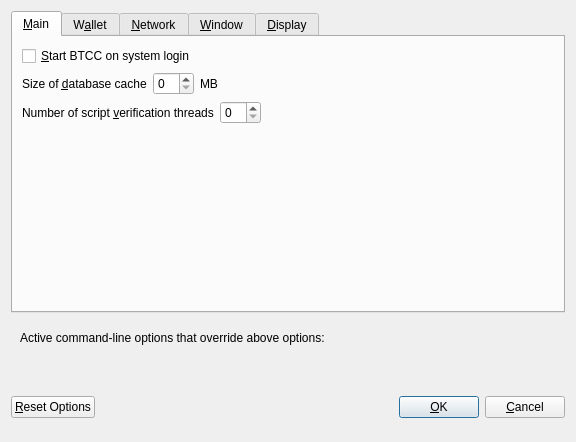
<?xml version="1.0" encoding="UTF-8"?>
<ui version="4.0">
 <class>OptionsDialog</class>
 <widget class="QDialog" name="OptionsDialog">
  <property name="geometry">
   <rect>
    <x>0</x>
    <y>0</y>
    <width>576</width>
    <height>442</height>
   </rect>
  </property>
  <property name="windowTitle">
   <string>Options</string>
  </property>
  <property name="modal">
   <bool>true</bool>
  </property>
  <layout class="QVBoxLayout" name="verticalLayout">
   <item>
    <widget class="QTabWidget" name="tabWidget">
     <property name="currentIndex">
      <number>0</number>
     </property>
     <widget class="QWidget" name="tabMain">
      <attribute name="title">
       <string>&amp;Main</string>
      </attribute>
      <layout class="QVBoxLayout" name="verticalLayout_Main">
       <item>
        <widget class="QCheckBox" name="bitcoinAtStartup">
         <property name="toolTip">
          <string>Automatically start BTCC after logging in to the system.</string>
         </property>
         <property name="text">
          <string>&amp;Start BTCC on system login</string>
         </property>
        </widget>
       </item>
       <item>
        <layout class="QHBoxLayout" name="horizontalLayout_2_Main">
         <item>
          <widget class="QLabel" name="databaseCacheLabel">
           <property name="text">
            <string>Size of &amp;database cache</string>
           </property>
           <property name="textFormat">
            <enum>Qt::PlainText</enum>
           </property>
           <property name="buddy">
            <cstring>databaseCache</cstring>
           </property>
          </widget>
         </item>
         <item>
          <widget class="QSpinBox" name="databaseCache"/>
         </item>
         <item>
          <widget class="QLabel" name="databaseCacheUnitLabel">
           <property name="text">
            <string>MB</string>
           </property>
           <property name="textFormat">
            <enum>Qt::PlainText</enum>
           </property>
          </widget>
         </item>
         <item>
          <spacer name="horizontalSpacer_2_Main">
           <property name="orientation">
            <enum>Qt::Horizontal</enum>
           </property>
           <property name="sizeHint" stdset="0">
            <size>
             <width>40</width>
             <height>20</height>
            </size>
           </property>
          </spacer>
         </item>
        </layout>
       </item>
       <item>
        <layout class="QHBoxLayout" name="horizontalLayout_3_Main">
         <item>
          <widget class="QLabel" name="threadsScriptVerifLabel">
           <property name="text">
            <string>Number of script &amp;verification threads</string>
           </property>
           <property name="textFormat">
            <enum>Qt::PlainText</enum>
           </property>
           <property name="buddy">
            <cstring>threadsScriptVerif</cstring>
           </property>
          </widget>
         </item>
         <item>
          <widget class="QSpinBox" name="threadsScriptVerif">
           <property name="toolTip">
            <string>(0 = auto, &lt;0 = leave that many cores free)</string>
           </property>
          </widget>
         </item>
         <item>
          <spacer name="horizontalSpacer_3_Main">
           <property name="orientation">
            <enum>Qt::Horizontal</enum>
           </property>
           <property name="sizeHint" stdset="0">
            <size>
             <width>40</width>
             <height>20</height>
            </size>
           </property>
          </spacer>
         </item>
        </layout>
       </item>
       <item>
        <spacer name="verticalSpacer_2">
         <property name="orientation">
          <enum>Qt::Vertical</enum>
         </property>
         <property name="sizeHint" stdset="0">
          <size>
           <width>20</width>
           <height>40</height>
          </size>
         </property>
        </spacer>
       </item>
      </layout>
     </widget>
     <widget class="QWidget" name="tabWallet">
      <attribute name="title">
       <string>W&amp;allet</string>
      </attribute>
      <layout class="QVBoxLayout" name="verticalLayout_Wallet">
       <item>
        <layout class="QHBoxLayout" name="horizontalLayout_2_Wallet">
         <item>
          <widget class="QLabel" name="labelStakeSplitThresholdText">
           <property name="text">
            <string>Stake split threshold:</string>
           </property>
          </widget>
         </item>
         <item>
          <widget class="QSpinBox" name="spinBoxStakeSplitThreshold">
           <property name="minimum">
            <number>1</number>
           </property>
           <property name="maximum">
            <number>999999</number>
           </property>
          </widget>
         </item>
        </layout>
       </item>
       <item>
        <widget class="QGroupBox" name="groupBox">
         <property name="title">
          <string>Expert</string>
         </property>
         <layout class="QVBoxLayout" name="verticalLayout_2">
          <item>
           <widget class="QCheckBox" name="coinControlFeatures">
            <property name="toolTip">
             <string>Whether to show coin control features or not.</string>
            </property>
            <property name="text">
             <string>Enable coin &amp;control features</string>
            </property>
           </widget>
          </item>
          <item>
           <widget class="QCheckBox" name="showMasternodesTab">
            <property name="toolTip">
             <string>Show additional tab listing all your masternodes in first sub-tab&lt;br/&gt;and all masternodes on the network in second sub-tab.</string>
            </property>
            <property name="text">
             <string>Show Masternodes Tab</string>
            </property>
           </widget>
          </item>
          <item>
           <widget class="QCheckBox" name="spendZeroConfChange">
            <property name="toolTip">
             <string>If you disable the spending of unconfirmed change, the change from a transaction&lt;br/&gt;cannot be used until that transaction has at least one confirmation.&lt;br/&gt;This also affects how your balance is computed.</string>
            </property>
            <property name="text">
             <string>&amp;Spend unconfirmed change</string>
            </property>
           </widget>
          </item>
         </layout>
        </widget>
       </item>
       <item>
        <spacer name="verticalSpacer_Wallet">
         <property name="orientation">
          <enum>Qt::Vertical</enum>
         </property>
         <property name="sizeHint" stdset="0">
          <size>
           <width>20</width>
           <height>40</height>
          </size>
         </property>
        </spacer>
       </item>
      </layout>
     </widget>
     <widget class="QWidget" name="tabNetwork">
      <attribute name="title">
       <string>&amp;Network</string>
      </attribute>
      <layout class="QVBoxLayout" name="verticalLayout_Network">
       <item>
        <widget class="QCheckBox" name="mapPortUpnp">
         <property name="toolTip">
          <string>Automatically open the BTCC client port on the router. This only works when your router supports UPnP and it is enabled.</string>
         </property>
         <property name="text">
          <string>Map port using &amp;UPnP</string>
         </property>
        </widget>
       </item>
       <item>
        <widget class="QCheckBox" name="allowIncoming">
         <property name="toolTip">
          <string>Accept connections from outside</string>
         </property>
         <property name="text">
          <string>Allow incoming connections</string>
         </property>
        </widget>
       </item>
       <item>
        <widget class="QCheckBox" name="connectSocks">
         <property name="toolTip">
          <string>Connect to the BTCC network through a SOCKS5 proxy.</string>
         </property>
         <property name="text">
          <string>&amp;Connect through SOCKS5 proxy (default proxy):</string>
         </property>
        </widget>
       </item>
       <item>
        <layout class="QHBoxLayout" name="horizontalLayout_1_Network">
         <item>
          <widget class="QLabel" name="proxyIpLabel">
           <property name="text">
            <string>Proxy &amp;IP:</string>
           </property>
           <property name="textFormat">
            <enum>Qt::PlainText</enum>
           </property>
           <property name="buddy">
            <cstring>proxyIp</cstring>
           </property>
          </widget>
         </item>
         <item>
          <widget class="QValidatedLineEdit" name="proxyIp">
           <property name="minimumSize">
            <size>
             <width>140</width>
             <height>0</height>
            </size>
           </property>
           <property name="maximumSize">
            <size>
             <width>140</width>
             <height>16777215</height>
            </size>
           </property>
           <property name="toolTip">
            <string>IP address of the proxy (e.g. IPv4: 127.0.0.1 / IPv6: ::1)</string>
           </property>
          </widget>
         </item>
         <item>
          <widget class="QLabel" name="proxyPortLabel">
           <property name="text">
            <string>&amp;Port:</string>
           </property>
           <property name="textFormat">
            <enum>Qt::PlainText</enum>
           </property>
           <property name="buddy">
            <cstring>proxyPort</cstring>
           </property>
          </widget>
         </item>
         <item>
          <widget class="QLineEdit" name="proxyPort">
           <property name="minimumSize">
            <size>
             <width>55</width>
             <height>0</height>
            </size>
           </property>
           <property name="maximumSize">
            <size>
             <width>55</width>
             <height>16777215</height>
            </size>
           </property>
           <property name="toolTip">
            <string>Port of the proxy (e.g. 9050)</string>
           </property>
          </widget>
         </item>
         <item>
          <spacer name="horizontalSpacer_1_Network">
           <property name="orientation">
            <enum>Qt::Horizontal</enum>
           </property>
           <property name="sizeHint" stdset="0">
            <size>
             <width>40</width>
             <height>20</height>
            </size>
           </property>
          </spacer>
         </item>
        </layout>
       </item>
       <item>
        <spacer name="verticalSpacer_Network">
         <property name="orientation">
          <enum>Qt::Vertical</enum>
         </property>
         <property name="sizeHint" stdset="0">
          <size>
           <width>20</width>
           <height>40</height>
          </size>
         </property>
        </spacer>
       </item>
      </layout>
     </widget>
     <widget class="QWidget" name="tabWindow">
      <attribute name="title">
       <string>&amp;Window</string>
      </attribute>
      <layout class="QVBoxLayout" name="verticalLayout_Window">
       <item>
        <widget class="QCheckBox" name="minimizeToTray">
         <property name="toolTip">
          <string>Show only a tray icon after minimizing the window.</string>
         </property>
         <property name="text">
          <string>&amp;Minimize to the tray instead of the taskbar</string>
         </property>
        </widget>
       </item>
       <item>
        <widget class="QCheckBox" name="minimizeOnClose">
         <property name="toolTip">
          <string>Minimize instead of exit the application when the window is closed. When this option is enabled, the application will be closed only after selecting Quit in the menu.</string>
         </property>
         <property name="text">
          <string>M&amp;inimize on close</string>
         </property>
        </widget>
       </item>
       <item>
        <spacer name="verticalSpacer_Window">
         <property name="orientation">
          <enum>Qt::Vertical</enum>
         </property>
         <property name="sizeHint" stdset="0">
          <size>
           <width>20</width>
           <height>40</height>
          </size>
         </property>
        </spacer>
       </item>
      </layout>
     </widget>
     <widget class="QWidget" name="tabDisplay">
      <attribute name="title">
       <string>&amp;Display</string>
      </attribute>
      <layout class="QVBoxLayout" name="verticalLayout_Display">
       <item>
        <layout class="QHBoxLayout" name="horizontalLayout_1_Display">
         <item>
          <widget class="QLabel" name="langLabel">
           <property name="text">
            <string>User Interface &amp;language:</string>
           </property>
           <property name="textFormat">
            <enum>Qt::PlainText</enum>
           </property>
           <property name="buddy">
            <cstring>lang</cstring>
           </property>
          </widget>
         </item>
         <item>
          <widget class="QValueComboBox" name="lang">
           <property name="toolTip">
            <string>The user interface language can be set here. This setting will take effect after restarting BTCC.</string>
           </property>
          </widget>
         </item>
        </layout>
       </item>
       <item>
        <widget class="QLabel" name="label_3">
         <property name="toolTip">
          <string notr="true"/>
         </property>
         <property name="statusTip">
          <string notr="true"/>
         </property>
         <property name="whatsThis">
          <string notr="true"/>
         </property>
         <property name="accessibleName">
          <string notr="true"/>
         </property>
         <property name="text">
          <string>Language missing or translation incomplete? Help contributing translations here:
https://discord.gg/</string>
         </property>
         <property name="wordWrap">
          <bool>true</bool>
         </property>
         <property name="openExternalLinks">
          <bool>true</bool>
         </property>
         <property name="textInteractionFlags">
          <set>Qt::TextBrowserInteraction</set>
         </property>
        </widget>
       </item>
       <item>
        <layout class="QHBoxLayout" name="horizontalLayout_2_Display" stretch="0,0">
         <item>
          <widget class="QLabel" name="themeLabel">
           <property name="text">
            <string>User Interface Theme:</string>
           </property>
          </widget>
         </item>
         <item>
          <widget class="QValueComboBox" name="theme"/>
         </item>
        </layout>
       </item>
       <item>
        <widget class="QWidget" name="verticalDisplayWidget" native="true">
         <layout class="QVBoxLayout" name="verticalDisplayLayout">
          <property name="margin">
           <number>0</number>
          </property>
          <item>
           <widget class="Line" name="line">
            <property name="orientation">
             <enum>Qt::Horizontal</enum>
            </property>
           </widget>
          </item>
          <item>
           <layout class="QHBoxLayout" name="horizontalLayout_3_Display">
            <item>
             <widget class="QLabel" name="unitLabel">
              <property name="text">
               <string>Unit to show amounts in:</string>
              </property>
              <property name="textFormat">
               <enum>Qt::PlainText</enum>
              </property>
             </widget>
            </item>
            <item>
             <widget class="QValueComboBox" name="unit">
              <property name="toolTip">
               <string>Choose the default subdivision unit to show in the interface and when sending coins.</string>
              </property>
             </widget>
            </item>
           </layout>
          </item>
          <item>
           <layout class="QHBoxLayout" name="horizontalLayout_4_Display">
            <item>
             <widget class="QLabel" name="digitsLabel">
              <property name="text">
               <string>Decimal digits</string>
              </property>
             </widget>
            </item>
            <item>
             <widget class="QValueComboBox" name="digits"/>
            </item>
           </layout>
          </item>
          <item>
           <layout class="QHBoxLayout" name="horizontalLayout_5_Display">
            <item>
             <widget class="QCheckBox" name="checkBoxHideZeroBalances">
              <property name="toolTip">
               <string>Hide empty balances</string>
              </property>
              <property name="layoutDirection">
               <enum>Qt::LeftToRight</enum>
              </property>
              <property name="text">
               <string>Hide empty balances</string>
              </property>
             </widget>
            </item>
            <item>
             <widget class="QCheckBox" name="checkBoxHideOrphans">
              <property name="toolTip">
               <string>Hide orphan stakes in transaction lists</string>
              </property>
              <property name="text">
               <string>Hide orphan stakes</string>
              </property>
             </widget>
            </item>
            <item>
             <spacer name="horizontalSpacer">
              <property name="orientation">
               <enum>Qt::Horizontal</enum>
              </property>
              <property name="sizeHint" stdset="0">
               <size>
                <width>40</width>
                <height>20</height>
               </size>
              </property>
             </spacer>
            </item>
           </layout>
          </item>
          <item>
           <layout class="QHBoxLayout" name="horizontalLayout_6_Display">
            <item>
             <widget class="QLabel" name="thirdPartyTxUrlsLabel">
              <property name="toolTip">
               <string>Third party URLs (e.g. a block explorer) that appear in the transactions tab as context menu items. %s in the URL is replaced by transaction hash. Multiple URLs are separated by vertical bar |.</string>
              </property>
              <property name="text">
               <string>Third party transaction URLs</string>
              </property>
             </widget>
            </item>
            <item>
             <widget class="QLineEdit" name="thirdPartyTxUrls">
              <property name="toolTip">
               <string>Third party URLs (e.g. a block explorer) that appear in the transactions tab as context menu items. %s in the URL is replaced by transaction hash. Multiple URLs are separated by vertical bar |.</string>
              </property>
             </widget>
            </item>
           </layout>
          </item>
         </layout>
        </widget>
       </item>
       <item>
        <spacer name="verticalSpacer">
         <property name="orientation">
          <enum>Qt::Vertical</enum>
         </property>
         <property name="sizeHint" stdset="0">
          <size>
           <width>20</width>
           <height>40</height>
          </size>
         </property>
        </spacer>
       </item>
      </layout>
     </widget>
    </widget>
   </item>
   <item>
    <widget class="QFrame" name="frame">
     <layout class="QVBoxLayout" name="verticalLayout_Bottom">
      <item>
       <layout class="QHBoxLayout" name="horizontalLayout_Bottom">
        <item>
         <widget class="QLabel" name="overriddenByCommandLineInfoLabel">
          <property name="text">
           <string>Active command-line options that override above options:</string>
          </property>
          <property name="textFormat">
           <enum>Qt::PlainText</enum>
          </property>
         </widget>
        </item>
        <item>
         <spacer name="horizontalSpacer_Bottom">
          <property name="orientation">
           <enum>Qt::Horizontal</enum>
          </property>
          <property name="sizeHint" stdset="0">
           <size>
            <width>40</width>
            <height>20</height>
           </size>
          </property>
         </spacer>
        </item>
       </layout>
      </item>
      <item>
       <widget class="QLabel" name="overriddenByCommandLineLabel">
        <property name="text">
         <string/>
        </property>
        <property name="textFormat">
         <enum>Qt::PlainText</enum>
        </property>
        <property name="wordWrap">
         <bool>true</bool>
        </property>
       </widget>
      </item>
     </layout>
    </widget>
   </item>
   <item>
    <layout class="QHBoxLayout" name="horizontalLayout_Buttons">
     <item>
      <widget class="QPushButton" name="resetButton">
       <property name="toolTip">
        <string>Reset all client options to default.</string>
       </property>
       <property name="text">
        <string>&amp;Reset Options</string>
       </property>
       <property name="autoDefault">
        <bool>false</bool>
       </property>
      </widget>
     </item>
     <item>
      <spacer name="horizontalSpacer_1">
       <property name="orientation">
        <enum>Qt::Horizontal</enum>
       </property>
       <property name="sizeHint" stdset="0">
        <size>
         <width>40</width>
         <height>48</height>
        </size>
       </property>
      </spacer>
     </item>
     <item>
      <widget class="QLabel" name="statusLabel">
       <property name="minimumSize">
        <size>
         <width>200</width>
         <height>0</height>
        </size>
       </property>
       <property name="font">
        <font>
         <weight>75</weight>
         <bold>true</bold>
        </font>
       </property>
       <property name="text">
        <string/>
       </property>
       <property name="textFormat">
        <enum>Qt::PlainText</enum>
       </property>
       <property name="wordWrap">
        <bool>true</bool>
       </property>
      </widget>
     </item>
     <item>
      <spacer name="horizontalSpacer_2">
       <property name="orientation">
        <enum>Qt::Horizontal</enum>
       </property>
       <property name="sizeHint" stdset="0">
        <size>
         <width>40</width>
         <height>48</height>
        </size>
       </property>
      </spacer>
     </item>
     <item>
      <widget class="QPushButton" name="okButton">
       <property name="text">
        <string>&amp;OK</string>
       </property>
       <property name="autoDefault">
        <bool>false</bool>
       </property>
       <property name="default">
        <bool>true</bool>
       </property>
      </widget>
     </item>
     <item>
      <widget class="QPushButton" name="cancelButton">
       <property name="text">
        <string>&amp;Cancel</string>
       </property>
       <property name="autoDefault">
        <bool>false</bool>
       </property>
      </widget>
     </item>
    </layout>
   </item>
  </layout>
 </widget>
 <customwidgets>
  <customwidget>
   <class>QValidatedLineEdit</class>
   <extends>QLineEdit</extends>
   <header>qvalidatedlineedit.h</header>
  </customwidget>
  <customwidget>
   <class>QValueComboBox</class>
   <extends>QComboBox</extends>
   <header>qvaluecombobox.h</header>
  </customwidget>
 </customwidgets>
 <resources/>
 <connections/>
</ui>
